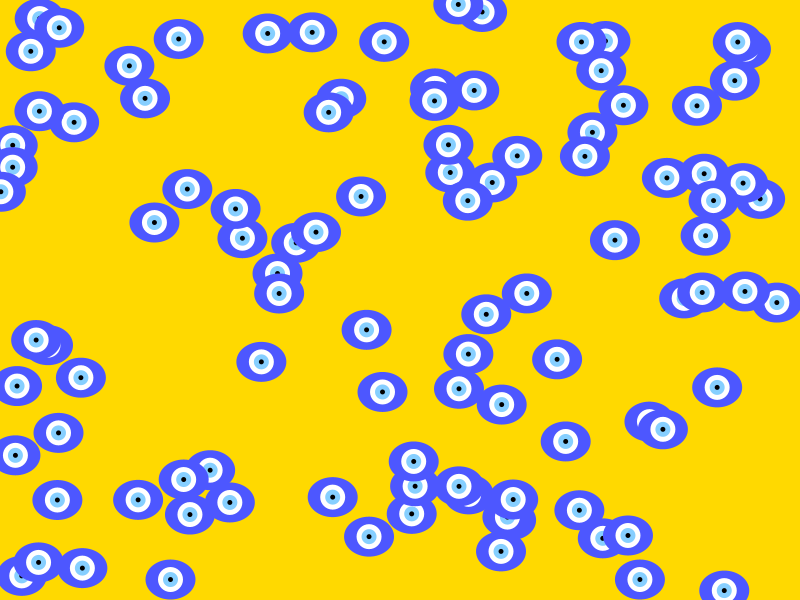
Frame 1 (no input)
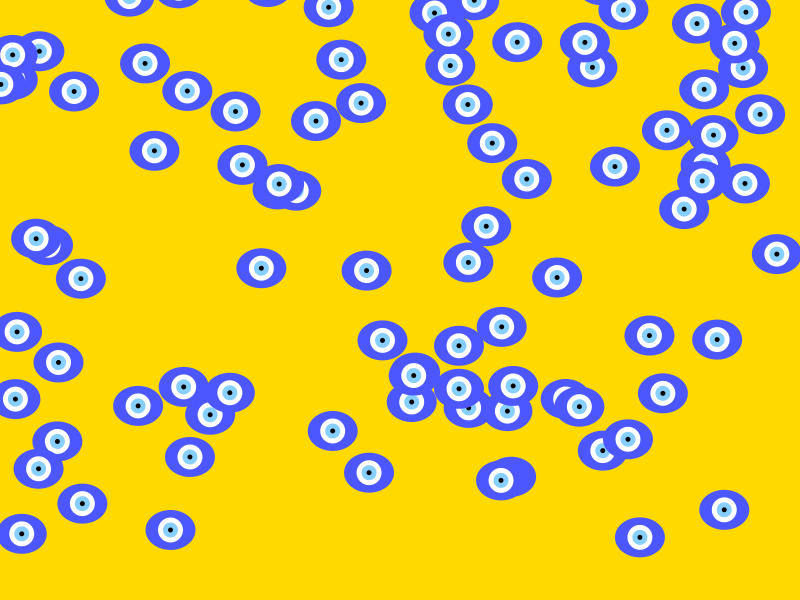
Frame 60 (the mouse pressed at the canvas centre just before this capture)
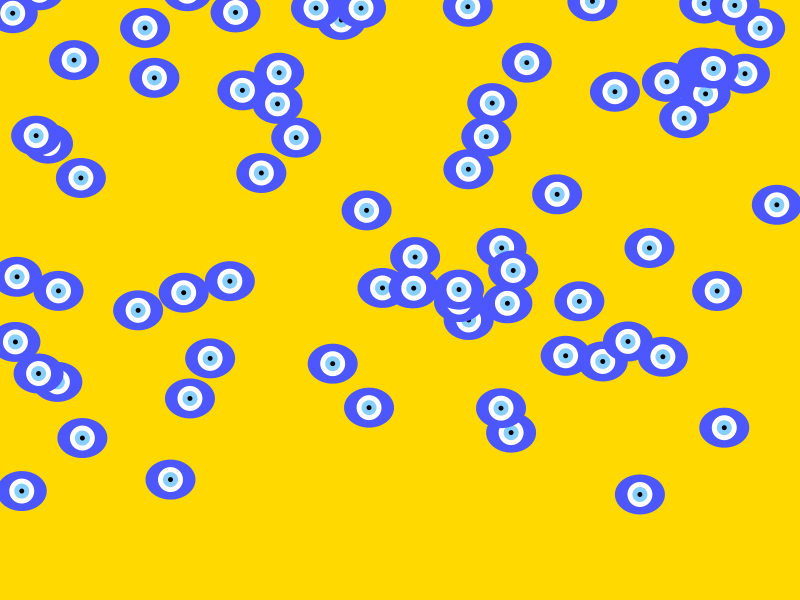
Frame 120 (the mouse held since frame 60 and released just before this capture)

The Processing sketch that drew these frames (run headless with seeded random() and noise(); from frame 60 on, the mouse is pressed at the canvas centre):

// Processing sketch: week7_Classes1
// ── week7_Classes1.pde
Eye myEye;
Eye [] myEyes;

void setup(){
  size(800,600);
  myEye = new Eye();
  myEyes = new Eye[100];

for (int i = 0; i<100; i++){
  myEyes[i] = new Eye();

}

}


void draw(){
background(255, 217, 0);

myEye.drawEye();
myEye.move();

for (int i = 0; i<100; i++){

  myEyes[i].drawEye();
  myEyes[i].move();

}


}

// ── week7_Classes2.pde
class Eye {
  float xPos, yPos;
  float xSpeed;

  Eye() {
    xPos = random(0, width);
    yPos = random(0, height);
    xSpeed = random(0.5, 2);
  }

  void drawEye(){
    noStroke();
    fill(77, 87, 255);
    ellipse(xPos, yPos, 50, 40);
     fill(255);
    ellipse(xPos, yPos, 25, 25);
    fill(134, 207, 255);
    ellipse(xPos, yPos, 15, 15);
     fill(0);
    ellipse(xPos, yPos, 5, 5);
    //ellipse(xPos, yPos-10, 20,20);
  }

  void move(){
 
    yPos =  yPos - xSpeed; // or xPos =+ xSpeed;
    if( xPos> width){
    yPos = -50;
    }
  }
}
